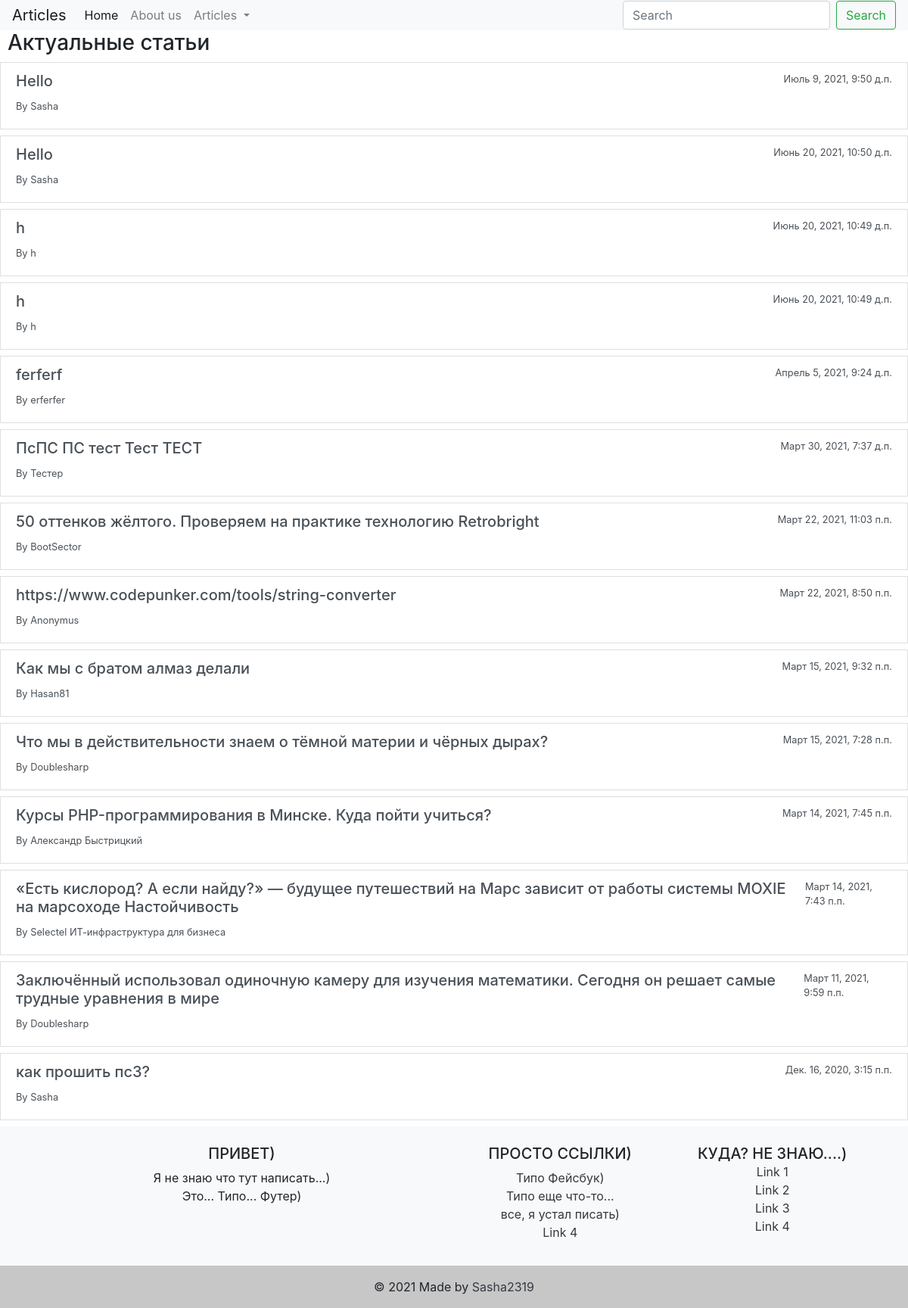
The app's page /articles/home/, older data.
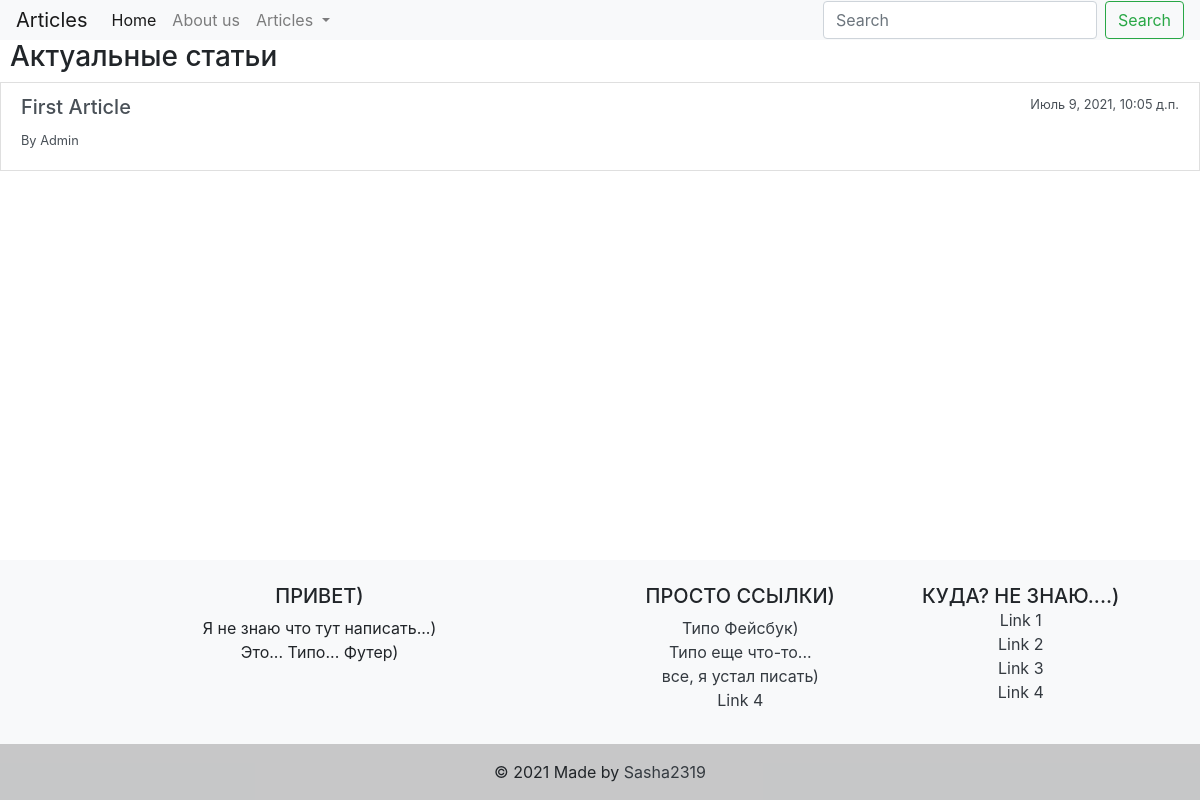
The same page, newer data.
### myFirst/apps/articles/models.py (models this page shows, shortened)
class Article(models.Model):
    article_title = models.CharField('название статьи', max_length=200, default='')
    article_text = models.TextField('текст статьи', default='')
    pub_date = models.DateTimeField('дата публикации', auto_now_add=True)
    author_name = models.CharField('имя автора', max_length=55, default='')
    article_image = models.ImageField(upload_to='img', default='', blank=True)

### myFirst/apps/articles/views.py (the view, shortened to what this page needs)
# urls.py: path('home/', views.home, name='home'),
def home(request):
    latest_articles = Article.objects.order_by('-pub_date')
    return render(request, 'articles/list.html', {'latest_articles':latest_articles, 'static': STATIC_URL, 'error': False,})

### myFirst/templates/articles/list.html (shortened to what this page needs)
{% extends 'base.html' %}
{% load crispy_forms_tags %}
  {% block form %}
<form class="form-inline my-2 my-lg-0" id="searchForm">
  <input class="form-control mr-sm-2" type="text" name="q" id="searchText" placeholder="Search" aria-label="Search">
  <button class="btn btn-outline-success my-2 my-sm-0" type="submit">Search</button>
</form>
  {% endblock %}
{% block content %}
<link rel="stylesheet" href="{{static}}articles/css/list.css">
<h3 style="padding-left: 10px;">Актуальные статьи</h3>
<div class="list-group">
    {% for article in latest_articles %}
    <div class="mb-2" id="list{{article.id}}">
        <a href="/{{article.id}}" class="list-group-item list-group-item-action" aria-current="true">
        <div class="d-flex w-100 justify-content-between">
          <h5 class="mb-1" id="htmlTitle{{article.id}}">{{article.article_title}}</h5>
          <small>{{article.pub_date}}</small>
        </div>
        <small>By {{article.author_name}}</small>
      </a>
    </div>
    {% endfor %}
  </div>
{% endblock %}

### myFirst/templates/base.html (shortened to what this page needs)
<!DOCTYPE html>
<html lang="en">
<head>
    <link rel="stylesheet" href="https://cdn.jsdelivr.net/npm/bootstrap@4.6.0/dist/css/bootstrap.min.css">
    <link href="https://maxcdn.bootstrapcdn.com/font-awesome/4.3.0/css/font-awesome.min.css" rel="stylesheet">
    <link rel="stylesheet" href="{{static}}articles/css/style.css">
</head>
<body>
    {% block nav %}
    <nav class="navbar navbar-expand-lg navbar-light bg-light" style="padding: .0rem 1rem;">
  <a class="navbar-brand" href="/home/">Articles</a>
  <div class="collapse navbar-collapse" id="navbarSupportedContent">
    <ul class="navbar-nav mr-auto">
      <li class="nav-item active">
        <a class="nav-link" href="/home/">Home <span class="sr-only">(current)</span></a>
      </li>
      <li class="nav-item">
        <a class="nav-link" href="/about/">About us</a>
      </li>
      <li class="nav-item dropdown">
        <a class="nav-link dropdown-toggle" href="#" id="navbarDropdown" role="button" data-toggle="dropdown" aria-haspopup="true" aria-expanded="false">
          Articles
        </a>
      </li>
    </ul>
      {% block form %}
      {% endblock %}
  </div>
</nav>
    {% endblock %}
      {% block content %}Hello{% endblock %}
    <div id="footer">
        <footer class="bg-light text-center text-lg-start" id="footer">
          <div class="container p-4">
            <div class="row">
              <div class="col-lg-6 col-md-12 mb-4 mb-md-0">
                <h5 class="text-uppercase">Привет)</h5>
                <p>
                  Я не знаю что тут написать...)</br> Это... Типо... Футер)
                </p>
              </div>
              <div class="col-lg-3 col-md-6 mb-4 mb-md-0">
                <h5 class="text-uppercase">просто сcылки)</h5>
                <ul class="list-unstyled mb-0">
                  <li>
                    <a  class="text-dark">Типо Фейсбук)</a>
                  </li>
                  <li>
                    <a  class="text-dark">Типо еще что-то...</a>
                  </li>
                  <li>
                    <a  class="text-dark">все, я устал писать)</a>
                  </li>
                  <li>
                    <a class="text-dark">Link 4</a>
                  </li>
                </ul>
              </div>
              <div class="col-lg-3 col-md-6 mb-4 mb-md-0">
                <h5 class="text-uppercase mb-0">Куда? Не знаю....)</h5>
                <ul class="list-unstyled">
                  <li>
                    <a  class="text-dark">Link 1</a>
                  </li>
                  <li>
                    <a class="text-dark">Link 2</a>
                  </li>
                  <li>
                    <a  class="text-dark">Link 3</a>
                  </li>
                  <li>
                    <a class="text-dark">Link 4</a>
                  </li>
                </ul>
              </div>
            </div>
          </div>
          <div class="text-center p-3" style="background-color: rgba(0, 0, 0, 0.2);">
            © 2021 Made by
            <a class="text-dark" href="http://sasha2009.zzz.com.ua/">Sasha2319</a>
          </div>
        </footer>
    </div>
</body>
</html>

Row changes from the older to the newer data that the page shows:
removed Article: article_title "Hello", pub_date "Июль 9, 2021, 9:50 д.п.", author_name "Sasha"
removed Article: article_title "Hello", pub_date "Июнь 20, 2021, 10:50 д.п.", author_name "Sasha"
removed Article: article_title "h", pub_date "Июнь 20, 2021, 10:49 д.п.", author_name "h"
removed Article: article_title "h", pub_date "Июнь 20, 2021, 10:49 д.п.", author_name "h"
removed Article: article_title "ferferf", pub_date "Апрель 5, 2021, 9:24 д.п.", author_name "erferfer"
removed Article: article_title "ПсПС ПС тест Тест ТЕСТ", pub_date "Март 30, 2021, 7:37 д.п.", author_name "Тестер"
removed Article: article_title "50 оттенков жёлтого. Проверяем на практике технологию Retrobright", pub_date "Март 22, 2021, 11:03 п.п.", author_name "BootSector"
removed Article: article_title "https://www.codepunker.com/tools/string-converter", pub_date "Март 22, 2021, 8:50 п.п.", author_name "Anonymus"
removed Article: article_title "Как мы с братом алмаз делали", pub_date "Март 15, 2021, 9:32 п.п.", author_name "Hasan81"
removed Article: article_title "Что мы в действительности знаем о тёмной материи и чёрных дырах?", pub_date "Март 15, 2021, 7:28 п.п.", author_name "Doublesharp"
removed Article: article_title "Курсы PHP-программирования в Минске. Куда пойти учиться?", pub_date "Март 14, 2021, 7:45 п.п.", author_name "Александр Быстрицкий"
removed Article: article_title "«Есть кислород? А если найду?» — будущее путешествий на Марс зависит от работы системы MOXIE на марсоходе Настойчивость", pub_date "Март 14, 2021, 7:43 п.п.", author_name "Selectel ИТ-инфраструктура для бизнеса"
removed Article: article_title "Заключённый использовал одиночную камеру для изучения математики. Сегодня он решает самые трудные уравнения в мире", pub_date "Март 11, 2021, 9:59 п.п.", author_name "Doublesharp"
removed Article: article_title "как прошить пс3?", pub_date "Дек. 16, 2020, 3:15 п.п.", author_name "Sasha"
added Article: article_title "First Article", pub_date "Июль 9, 2021, 10:05 д.п.", author_name "Admin"
